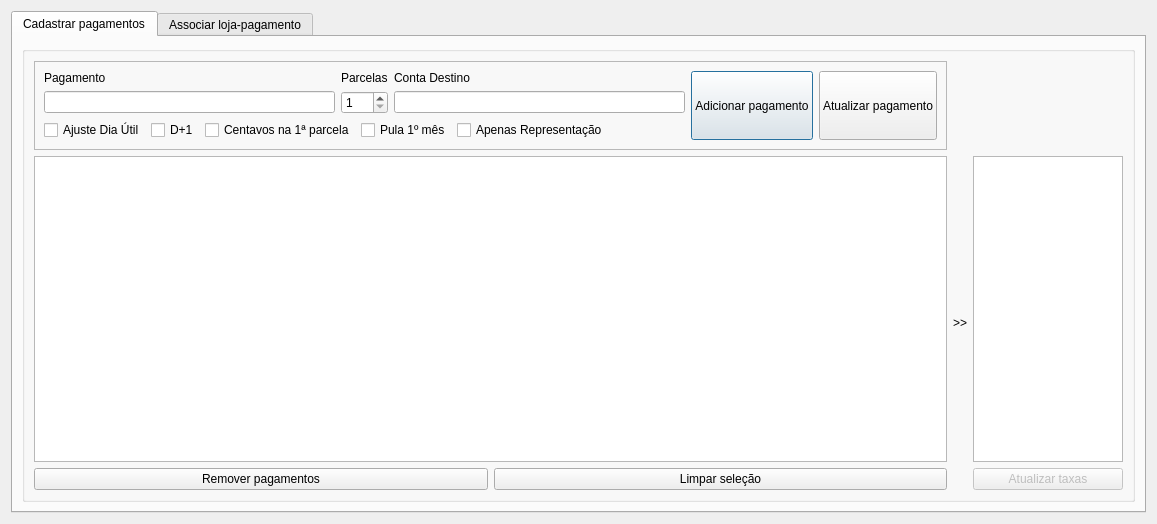
<?xml version="1.0" encoding="UTF-8"?>
<ui version="4.0">
 <class>CadastroPagamento</class>
 <widget class="QDialog" name="CadastroPagamento">
  <property name="geometry">
   <rect>
    <x>0</x>
    <y>0</y>
    <width>1157</width>
    <height>524</height>
   </rect>
  </property>
  <property name="windowTitle">
   <string>Cadastro de Pagamento</string>
  </property>
  <layout class="QGridLayout" name="gridLayout_6">
   <item row="0" column="0">
    <widget class="QTabWidget" name="tabWidget_2">
     <property name="currentIndex">
      <number>0</number>
     </property>
     <widget class="QWidget" name="tabCadastrarPag">
      <attribute name="title">
       <string>Cadastrar pagamentos</string>
      </attribute>
      <layout class="QGridLayout" name="gridLayout_18">
       <item row="0" column="0">
        <widget class="QGroupBox" name="groupBox_3">
         <property name="title">
          <string/>
         </property>
         <layout class="QGridLayout" name="gridLayout_5">
          <item row="0" column="0">
           <widget class="QFrame" name="frame">
            <property name="frameShape">
             <enum>QFrame::StyledPanel</enum>
            </property>
            <layout class="QGridLayout" name="gridLayout_10">
             <item row="0" column="0">
              <layout class="QGridLayout" name="gridLayout_9">
               <item row="0" column="0">
                <layout class="QGridLayout" name="gridLayout_7">
                 <item row="0" column="0">
                  <widget class="QLabel" name="label_3">
                   <property name="text">
                    <string>Pagamento</string>
                   </property>
                  </widget>
                 </item>
                 <item row="1" column="0">
                  <widget class="QLineEdit" name="lineEditPagamento"/>
                 </item>
                 <item row="0" column="2">
                  <widget class="QLabel" name="label_4">
                   <property name="text">
                    <string>Conta Destino</string>
                   </property>
                  </widget>
                 </item>
                 <item row="1" column="1">
                  <widget class="QSpinBox" name="spinBoxParcelas">
                   <property name="minimum">
                    <number>1</number>
                   </property>
                  </widget>
                 </item>
                 <item row="0" column="1">
                  <widget class="QLabel" name="label_7">
                   <property name="text">
                    <string>Parcelas</string>
                   </property>
                  </widget>
                 </item>
                 <item row="1" column="2">
                  <widget class="ItemBox" name="itemBoxContaDestino"/>
                 </item>
                </layout>
               </item>
               <item row="1" column="0">
                <layout class="QGridLayout" name="gridLayout_8">
                 <item row="0" column="1">
                  <widget class="QCheckBox" name="checkBoxDMaisUm">
                   <property name="text">
                    <string>D+1</string>
                   </property>
                  </widget>
                 </item>
                 <item row="0" column="0">
                  <widget class="QCheckBox" name="checkBoxDiaUtil">
                   <property name="text">
                    <string>Ajuste Dia Útil</string>
                   </property>
                  </widget>
                 </item>
                 <item row="0" column="5">
                  <spacer name="horizontalSpacer">
                   <property name="orientation">
                    <enum>Qt::Horizontal</enum>
                   </property>
                   <property name="sizeHint" stdset="0">
                    <size>
                     <width>40</width>
                     <height>20</height>
                    </size>
                   </property>
                  </spacer>
                 </item>
                 <item row="0" column="3">
                  <widget class="QCheckBox" name="checkBoxPula1Mes">
                   <property name="text">
                    <string>Pula 1º mês</string>
                   </property>
                  </widget>
                 </item>
                 <item row="0" column="2">
                  <widget class="QCheckBox" name="checkBoxCentavoSobressalente">
                   <property name="text">
                    <string>Centavos na 1ª parcela</string>
                   </property>
                  </widget>
                 </item>
                 <item row="0" column="4">
                  <widget class="QCheckBox" name="checkBoxApenasRepresentacao">
                   <property name="text">
                    <string>Apenas Representação</string>
                   </property>
                  </widget>
                 </item>
                </layout>
               </item>
              </layout>
             </item>
             <item row="0" column="1">
              <widget class="QPushButton" name="pushButtonAdicionarPagamento">
               <property name="sizePolicy">
                <sizepolicy hsizetype="Minimum" vsizetype="Minimum">
                 <horstretch>0</horstretch>
                 <verstretch>0</verstretch>
                </sizepolicy>
               </property>
               <property name="text">
                <string>Adicionar pagamento</string>
               </property>
              </widget>
             </item>
             <item row="0" column="2">
              <widget class="QPushButton" name="pushButtonAtualizarPagamento">
               <property name="sizePolicy">
                <sizepolicy hsizetype="Minimum" vsizetype="Minimum">
                 <horstretch>0</horstretch>
                 <verstretch>0</verstretch>
                </sizepolicy>
               </property>
               <property name="text">
                <string>Atualizar pagamento</string>
               </property>
              </widget>
             </item>
            </layout>
           </widget>
          </item>
          <item row="1" column="0">
           <layout class="QGridLayout" name="gridLayout">
            <item row="0" column="0" colspan="2">
             <widget class="TableView" name="tablePagamentos">
              <property name="editTriggers">
               <set>QAbstractItemView::NoEditTriggers</set>
              </property>
              <property name="selectionBehavior">
               <enum>QAbstractItemView::SelectRows</enum>
              </property>
             </widget>
            </item>
            <item row="1" column="0">
             <widget class="QPushButton" name="pushButtonRemoverPagamento">
              <property name="text">
               <string>Remover pagamentos</string>
              </property>
             </widget>
            </item>
            <item row="1" column="1">
             <widget class="QPushButton" name="pushButtonLimparSelecao">
              <property name="text">
               <string>Limpar seleção</string>
              </property>
             </widget>
            </item>
           </layout>
          </item>
          <item row="1" column="1">
           <widget class="QLabel" name="label_8">
            <property name="text">
             <string>&gt;&gt;</string>
            </property>
           </widget>
          </item>
          <item row="1" column="2">
           <layout class="QGridLayout" name="gridLayout_4">
            <item row="0" column="0">
             <widget class="TableView" name="tableTaxas">
              <property name="sizePolicy">
               <sizepolicy hsizetype="Fixed" vsizetype="Expanding">
                <horstretch>0</horstretch>
                <verstretch>0</verstretch>
               </sizepolicy>
              </property>
              <property name="minimumSize">
               <size>
                <width>150</width>
                <height>0</height>
               </size>
              </property>
              <property name="maximumSize">
               <size>
                <width>150</width>
                <height>16777215</height>
               </size>
              </property>
             </widget>
            </item>
            <item row="1" column="0">
             <widget class="QPushButton" name="pushButtonAtualizarTaxas">
              <property name="enabled">
               <bool>false</bool>
              </property>
              <property name="text">
               <string>Atualizar taxas</string>
              </property>
             </widget>
            </item>
           </layout>
          </item>
         </layout>
        </widget>
       </item>
      </layout>
     </widget>
     <widget class="QWidget" name="tabAssociarPag">
      <attribute name="title">
       <string>Associar loja-pagamento</string>
      </attribute>
      <layout class="QGridLayout" name="gridLayout_3">
       <item row="0" column="0">
        <layout class="QGridLayout" name="gridLayout_2">
         <item row="0" column="0">
          <widget class="QLabel" name="label">
           <property name="text">
            <string>Loja:</string>
           </property>
          </widget>
         </item>
         <item row="0" column="1">
          <widget class="ItemBox" name="itemBoxLoja"/>
         </item>
        </layout>
       </item>
       <item row="1" column="0">
        <widget class="QLabel" name="label_13">
         <property name="sizePolicy">
          <sizepolicy hsizetype="Preferred" vsizetype="Maximum">
           <horstretch>0</horstretch>
           <verstretch>0</verstretch>
          </sizepolicy>
         </property>
         <property name="text">
          <string>Pagamentos não associados</string>
         </property>
        </widget>
       </item>
       <item row="1" column="2">
        <widget class="QLabel" name="label_14">
         <property name="sizePolicy">
          <sizepolicy hsizetype="Preferred" vsizetype="Maximum">
           <horstretch>0</horstretch>
           <verstretch>0</verstretch>
          </sizepolicy>
         </property>
         <property name="text">
          <string>Pagamentos associados</string>
         </property>
        </widget>
       </item>
       <item row="2" column="0">
        <widget class="TableView" name="tableAssocia1">
         <property name="editTriggers">
          <set>QAbstractItemView::NoEditTriggers</set>
         </property>
         <property name="selectionMode">
          <enum>QAbstractItemView::ExtendedSelection</enum>
         </property>
         <property name="selectionBehavior">
          <enum>QAbstractItemView::SelectRows</enum>
         </property>
        </widget>
       </item>
       <item row="2" column="1">
        <layout class="QGridLayout" name="gridLayout_12">
         <item row="0" column="0">
          <widget class="QPushButton" name="pushButtonAdicionaAssociacao">
           <property name="text">
            <string>Associar &gt;&gt;</string>
           </property>
          </widget>
         </item>
         <item row="1" column="0">
          <widget class="QPushButton" name="pushButtonRemoveAssociacao">
           <property name="text">
            <string>Desassociar &lt;&lt;</string>
           </property>
          </widget>
         </item>
        </layout>
       </item>
       <item row="2" column="2">
        <widget class="TableView" name="tableAssocia2">
         <property name="editTriggers">
          <set>QAbstractItemView::NoEditTriggers</set>
         </property>
         <property name="selectionMode">
          <enum>QAbstractItemView::ContiguousSelection</enum>
         </property>
         <property name="selectionBehavior">
          <enum>QAbstractItemView::SelectRows</enum>
         </property>
        </widget>
       </item>
      </layout>
     </widget>
    </widget>
   </item>
  </layout>
 </widget>
 <customwidgets>
  <customwidget>
   <class>TableView</class>
   <extends>QTableView</extends>
   <header>src/tableview.h</header>
  </customwidget>
  <customwidget>
   <class>ItemBox</class>
   <extends>QLineEdit</extends>
   <header>src/itembox.h</header>
  </customwidget>
 </customwidgets>
 <resources/>
 <connections/>
</ui>
